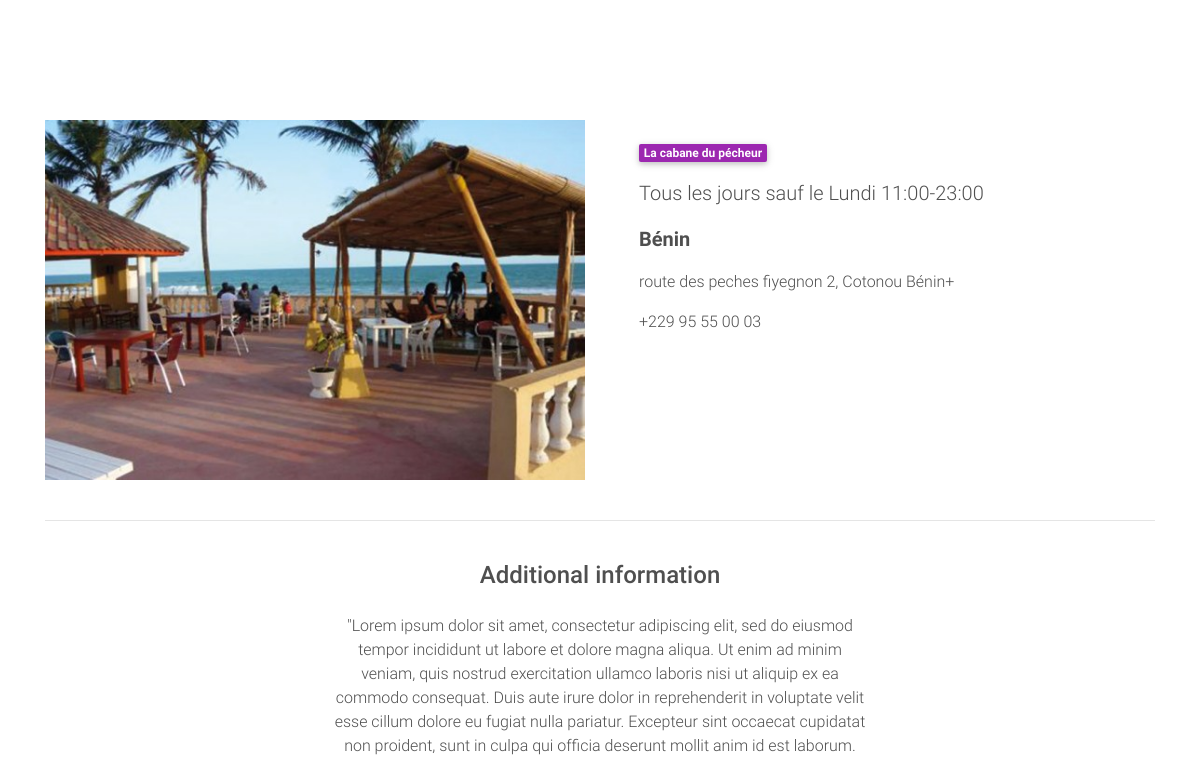
The app's page /product/4 with its own data.
### core/models.py (models this page shows, shortened)
class Restaurant(models.Model):
    name = models.CharField(max_length=200, null=True)
    address = models.CharField(max_length=200, null=False)
    country = models.CharField(max_length=200, null=False)
    number = models.CharField(max_length=200, null=False)
    timetables = models.CharField(max_length=200, null=False)
    slug = models.SlugField()
    description = models.TextField()
    image = models.ImageField()

### core/views.py (the view)
# urls.py: path('product/<slug>', ItemDetailView.as_view(), name='product'),
class ItemDetailView(DetailView):
    model = Restaurant
    template_name = "product.html"

### core/templates/product.html
{% extends "base.html" %}
{% block content %}
  <main class="mt-5 pt-4">
    <div class="container dark-grey-text mt-5">
      <div class="row wow fadeIn">
        <div class="col-md-6 mb-4">
          <img src="{{ object.image.url }}" class="img-fluid" alt="">
        </div>
        <div class="col-md-6 mb-4">
          <div class="p-4">
            <div class="mb-3">
                <span class="badge purple mr-1" style="font-size: 15  0%">{{ object.name }}</span>
            </div>
            <p class="lead">
              <span>{{ object.timetables }}</span>
            </p>
            <p class="lead font-weight-bold">{{ object.country }}</p>
            <p>{{ object.address }}</p>
            <p>{{ object.number }}</p>
          </div>
        </div>
      </div>
      <hr>
      <div class="row d-flex justify-content-center wow fadeIn">
        <div class="col-md-6 text-center">
          <h4 class="my-4 h4">Additional information</h4>
          <p>{{ object.description }}</p>
        </div>
      </div>
    </div>
  </main>
{% endblock content %}

### core/templates/base.html (style rules this page uses)
html, body, header, .carousel { height: 60vh; }

### records on screen
Restaurant: image (picture), name "La cabane du pécheur", timetables "Tous les jours sauf le Lundi 11:00-23:00", country "Bénin", address "route des peches fiyegnon 2, Cotonou Bénin+", number "+229 95 55 00 03", description "\"Lorem ipsum dolor sit amet, consectetur adipiscing elit, sed do eiusmod tempor incididunt ut labore et dolore magna aliqua. Ut enim ad minim veniam, quis nostrud exercitation ullamco laboris nisi ut aliquip ex ea commodo consequat. Duis aute irure dolor in reprehenderit in voluptate velit esse cillum dolore eu fugiat nulla pariatur. Excepteur sint occaecat cupidatat non proident, sunt in culpa qui officia deserunt mollit anim id est laborum."
